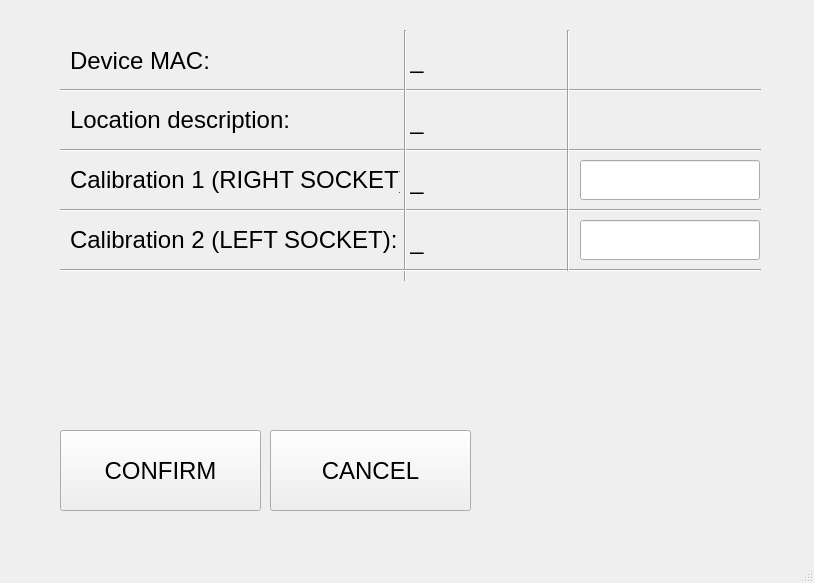
<?xml version="1.0" encoding="UTF-8"?>
<ui version="4.0">
 <class>CalibrationWindow</class>
 <widget class="QMainWindow" name="CalibrationWindow">
  <property name="geometry">
   <rect>
    <x>0</x>
    <y>0</y>
    <width>814</width>
    <height>583</height>
   </rect>
  </property>
  <property name="windowTitle">
   <string>Set calibration data</string>
  </property>
  <widget class="QWidget" name="centralwidget">
   <widget class="QLineEdit" name="calib_socket_1_lineEdit">
    <property name="geometry">
     <rect>
      <x>580</x>
      <y>160</y>
      <width>180</width>
      <height>40</height>
     </rect>
    </property>
    <property name="font">
     <font>
      <pointsize>18</pointsize>
     </font>
    </property>
    <property name="text">
     <string/>
    </property>
   </widget>
   <widget class="QPushButton" name="cancel_button">
    <property name="geometry">
     <rect>
      <x>270</x>
      <y>430</y>
      <width>201</width>
      <height>81</height>
     </rect>
    </property>
    <property name="font">
     <font>
      <pointsize>18</pointsize>
     </font>
    </property>
    <property name="text">
     <string>CANCEL</string>
    </property>
   </widget>
   <widget class="QLabel" name="label_3">
    <property name="geometry">
     <rect>
      <x>70</x>
      <y>210</y>
      <width>330</width>
      <height>60</height>
     </rect>
    </property>
    <property name="font">
     <font>
      <pointsize>18</pointsize>
     </font>
    </property>
    <property name="text">
     <string>Calibration 2 (LEFT SOCKET):</string>
    </property>
   </widget>
   <widget class="Line" name="line">
    <property name="geometry">
     <rect>
      <x>60</x>
      <y>80</y>
      <width>701</width>
      <height>20</height>
     </rect>
    </property>
    <property name="orientation">
     <enum>Qt::Horizontal</enum>
    </property>
   </widget>
   <widget class="QLabel" name="calib_socket_1_label">
    <property name="geometry">
     <rect>
      <x>410</x>
      <y>150</y>
      <width>161</width>
      <height>61</height>
     </rect>
    </property>
    <property name="font">
     <font>
      <pointsize>18</pointsize>
     </font>
    </property>
    <property name="text">
     <string>_</string>
    </property>
   </widget>
   <widget class="Line" name="line_4">
    <property name="geometry">
     <rect>
      <x>60</x>
      <y>200</y>
      <width>701</width>
      <height>20</height>
     </rect>
    </property>
    <property name="orientation">
     <enum>Qt::Horizontal</enum>
    </property>
   </widget>
   <widget class="QPushButton" name="confirm_button">
    <property name="geometry">
     <rect>
      <x>60</x>
      <y>430</y>
      <width>201</width>
      <height>81</height>
     </rect>
    </property>
    <property name="font">
     <font>
      <pointsize>18</pointsize>
     </font>
    </property>
    <property name="text">
     <string>CONFIRM</string>
    </property>
   </widget>
   <widget class="QLabel" name="label_4">
    <property name="geometry">
     <rect>
      <x>70</x>
      <y>90</y>
      <width>280</width>
      <height>60</height>
     </rect>
    </property>
    <property name="font">
     <font>
      <pointsize>18</pointsize>
     </font>
    </property>
    <property name="text">
     <string>Location description:</string>
    </property>
   </widget>
   <widget class="QLabel" name="label">
    <property name="geometry">
     <rect>
      <x>70</x>
      <y>50</y>
      <width>141</width>
      <height>21</height>
     </rect>
    </property>
    <property name="font">
     <font>
      <pointsize>18</pointsize>
     </font>
    </property>
    <property name="text">
     <string>Device MAC:</string>
    </property>
   </widget>
   <widget class="Line" name="line_2">
    <property name="geometry">
     <rect>
      <x>60</x>
      <y>140</y>
      <width>701</width>
      <height>20</height>
     </rect>
    </property>
    <property name="orientation">
     <enum>Qt::Horizontal</enum>
    </property>
   </widget>
   <widget class="QLabel" name="location_label">
    <property name="geometry">
     <rect>
      <x>410</x>
      <y>90</y>
      <width>161</width>
      <height>61</height>
     </rect>
    </property>
    <property name="font">
     <font>
      <pointsize>18</pointsize>
     </font>
    </property>
    <property name="cursor">
     <cursorShape>IBeamCursor</cursorShape>
    </property>
    <property name="mouseTracking">
     <bool>true</bool>
    </property>
    <property name="tabletTracking">
     <bool>true</bool>
    </property>
    <property name="text">
     <string>_</string>
    </property>
   </widget>
   <widget class="Line" name="line_7">
    <property name="geometry">
     <rect>
      <x>380</x>
      <y>30</y>
      <width>51</width>
      <height>251</height>
     </rect>
    </property>
    <property name="orientation">
     <enum>Qt::Vertical</enum>
    </property>
   </widget>
   <widget class="QLineEdit" name="calib_socket_2_lineEdit">
    <property name="geometry">
     <rect>
      <x>580</x>
      <y>220</y>
      <width>180</width>
      <height>40</height>
     </rect>
    </property>
    <property name="font">
     <font>
      <pointsize>18</pointsize>
     </font>
    </property>
    <property name="text">
     <string/>
    </property>
   </widget>
   <widget class="Line" name="line_3">
    <property name="geometry">
     <rect>
      <x>60</x>
      <y>260</y>
      <width>701</width>
      <height>20</height>
     </rect>
    </property>
    <property name="orientation">
     <enum>Qt::Horizontal</enum>
    </property>
   </widget>
   <widget class="Line" name="line_8">
    <property name="geometry">
     <rect>
      <x>560</x>
      <y>30</y>
      <width>16</width>
      <height>241</height>
     </rect>
    </property>
    <property name="orientation">
     <enum>Qt::Vertical</enum>
    </property>
   </widget>
   <widget class="QLabel" name="label_2">
    <property name="geometry">
     <rect>
      <x>70</x>
      <y>150</y>
      <width>330</width>
      <height>60</height>
     </rect>
    </property>
    <property name="font">
     <font>
      <pointsize>18</pointsize>
     </font>
    </property>
    <property name="text">
     <string>Calibration 1 (RIGHT SOCKET):</string>
    </property>
   </widget>
   <widget class="QLabel" name="calib_socket_2_label">
    <property name="geometry">
     <rect>
      <x>410</x>
      <y>210</y>
      <width>161</width>
      <height>61</height>
     </rect>
    </property>
    <property name="font">
     <font>
      <pointsize>18</pointsize>
     </font>
    </property>
    <property name="text">
     <string>_</string>
    </property>
   </widget>
   <widget class="QLabel" name="MAC_label">
    <property name="geometry">
     <rect>
      <x>410</x>
      <y>30</y>
      <width>170</width>
      <height>60</height>
     </rect>
    </property>
    <property name="font">
     <font>
      <pointsize>18</pointsize>
     </font>
    </property>
    <property name="text">
     <string>_</string>
    </property>
   </widget>
  </widget>
  <widget class="QMenuBar" name="menubar">
   <property name="geometry">
    <rect>
     <x>0</x>
     <y>0</y>
     <width>814</width>
     <height>21</height>
    </rect>
   </property>
  </widget>
  <widget class="QStatusBar" name="statusbar"/>
 </widget>
 <resources/>
 <connections/>
</ui>
